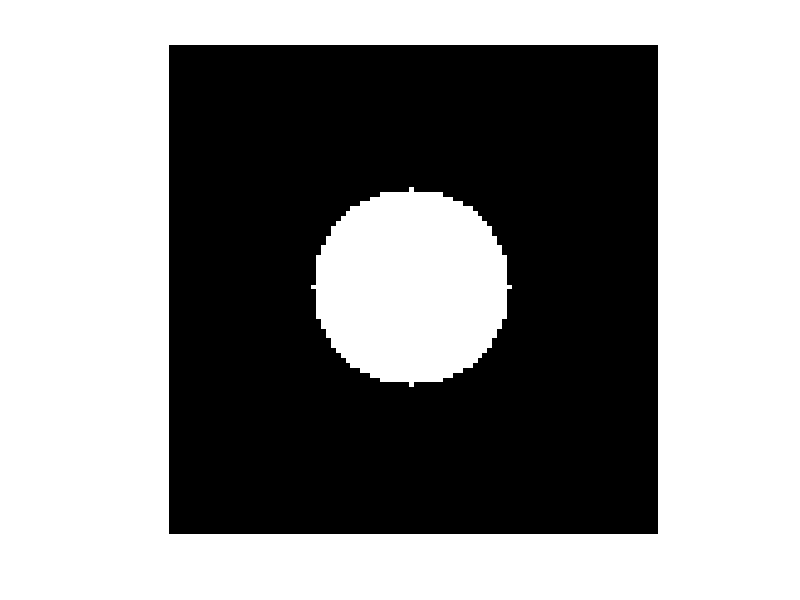

Here is the MATLAB script that generated this plot:
A = zeros(100, 100);  % Create a 100x100 matrix initialized to zero (black background)
Cx = 50;              % Set the center of the circle on the x-axis
Cy = 50;              % Set the center of the circle on the y-axis
Radius = 20;          % Set the radius of the circle

% Loop over the entire 100x100 matrix
for i = 1:100
    for j = 1:100
        % Calculate the Euclidean distance between the point (i,j) and the center (Cx,Cy)
        if sqrt((Cx - i)^2 + (Cy - j)^2) <= Radius
            A(i, j) = 255;  % Set the pixel to 255 (white) if it's within the circle
        end
    end
end

imshow(A);  % Show the image after the loops finish
